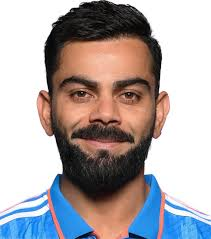
#> input picture test/India Men's Cricket Team - Virat Kohli ....jpg, 211 x 239 px
$ jupyter execute --allow-errors person_classifier_model.ipynb   (shell and % lines are left out)
#> lines starting #> are read from the running program, lines starting #| are printed output that depends on the picture; after the words box and inside, x2 and y2 are one past the last pixel; in counts of white or black regions, pixels touching at a corner belong together
[cell 1]
import numpy as np
import cv2
import matplotlib
from matplotlib import pyplot as plt

[cell 2]
img = cv2.imread("test/India Men's Cricket Team - Virat Kohli ....jpg")
#> img is the input picture: shape (239, 211, 3); mean B, G, R 168.5, 166.9, 173.8
img.shape
gray = cv2.cvtColor(img, cv2.COLOR_BGR2GRAY)
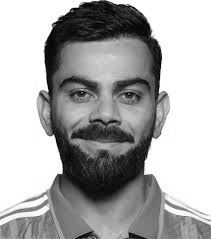
#> gray: shape (239, 211); min 0, max 255, mean 169.2
face_cascade = cv2.CascadeClassifier('./opencv/haarcascades/haarcascade_frontalface_default.xml')
eye_cascade = cv2.CascadeClassifier('./opencv/haarcascades/haarcascade_eye.xml')

faces = face_cascade.detectMultiScale(gray, 1.3, 5)
#> faces = [[40, 40, 131, 131]]
faces
(x,y,w,h) = faces[0]
#> x = 40; y = 40; w = 131; h = 131
x,y,w,h
face_img = cv2.rectangle(img,(x,y),(x+w,y+h),(255,0,0),2)
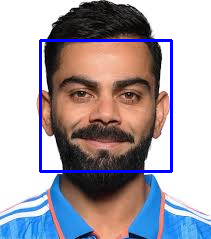
#> face_img: shape (239, 211, 3); mean B, G, R 171.2, 161.5, 168.1
plt.imshow(face_img)

[cell 3]
cv2.destroyAllWindows()
for (x,y,w,h) in faces:
    face_img = cv2.rectangle(img,(x,y),(x+w,y+h),(255,0,0),2)
    roi_gray = gray[y:y+h, x:x+w]
    roi_color = face_img[y:y+h, x:x+w]
    eyes = eye_cascade.detectMultiScale(roi_gray)
    for (ex,ey,ew,eh) in eyes:
        cv2.rectangle(roi_color,(ex,ey),(ex+ew,ey+eh),(0,255,0),2)
#> this loop made 1 pass
#> (x, y, w, h, eyes) on pass 1: (40, 40, 131, 131, [[27, 41, 26, 26], [73, 40, 30, 30], [19, 25, 47, 47]])
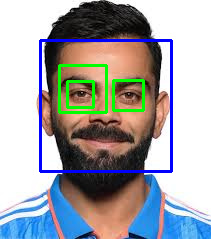
#> img: shape (239, 211, 3); 2.43% of pixels changed, all inside (x1, y1, x2, y2) = (58, 64, 145, 114)
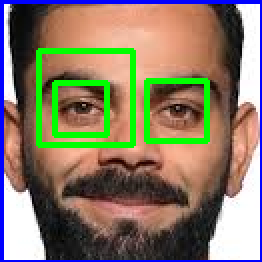
#> roi_color: shape (131, 131, 3) (shown 2 times larger); mean B, G, R 103, 122.9, 135.3


plt.figure()
plt.imshow(face_img, cmap='gray')
plt.show()
plt.imshow(roi_color, cmap='gray')
cropped_img = np.array(roi_color)
cropped_img.shape
#> Out = (131, 131, 3)

[cell 4]
import cv2
import matplotlib.pyplot as plt

def get_cropped_image_if_2_eyes(image_path):
    img = cv2.imread(image_path)

    if img is None:
        print(f"Error: Could not read image at {image_path}")
        return None

    gray = cv2.cvtColor(img, cv2.COLOR_BGR2GRAY)
    faces = face_cascade.detectMultiScale(gray, 1.3, 5)

    print(f"Detected {len(faces)} faces")

    for (x, y, w, h) in faces:
        roi_gray = gray[y:y+h, x:x+w]
        roi_color = img[y:y+h, x:x+w]
        eyes = eye_cascade.detectMultiScale(roi_gray)

        print(f"Detected {len(eyes)} eyes")

        if len(eyes) >= 2:
            return roi_color

    print("No valid face with two eyes found.")
    return None


# Read original image
original_image = cv2.imread("test/India Men's Cricket Team - Virat Kohli ....jpg")

if original_image is not None:
    plt.imshow(cv2.cvtColor(original_image, cv2.COLOR_BGR2RGB))
    plt.title("Original Image")
    plt.show()
else:
    print("Error: Could not load original image.")

# Get cropped image
cropped_image = get_cropped_image_if_2_eyes("test/India Men's Cricket Team - Virat Kohli ....jpg")
#> in get_cropped_image_if_2_eyes, `faces = face_cascade.detectMultiScale(gray, 1.3, 5)`: faces = [[40, 40, 131, 131]]
#| Detected 1 faces
#> the loop in get_cropped_image_if_2_eyes, `for (x, y, w, h) in faces:` made 1 pass
#| Detected 3 eyes

# Show cropped image only if it is not None
if cropped_image is not None:
    plt.imshow(cv2.cvtColor(cropped_image, cv2.COLOR_BGR2RGB))
    plt.title("Cropped Image")
    plt.show()
else:
    print("No cropped image available.")


org_image_obstructed = cv2.imread('test/Virat Kohli Career _ Cricket News ....jpg')
#> (the rest of this cell did not finish here and is left out)

[cell 5]
path_to_data = "./dataset/"
path_to_cr_data = "./dataset/cropped/"
import os
img_dirs = []
for entry in os.scandir(path_to_data):
    if entry.is_dir():
        img_dirs.append(entry.path)

print(img_dirs)

import shutil
if os.path.exists(path_to_cr_data):
     shutil.rmtree(path_to_cr_data)
os.mkdir(path_to_cr_data)
cropped_image_dirs = []
celebrity_file_names_dict = {}
for img_dir in img_dirs:
    count = 1
    celebrity_name = img_dir.split('/')[-1]
    print(celebrity_name)
    celebrity_file_names_dict[celebrity_name] = []
    for entry in os.scandir(img_dir):
        roi_color = get_cropped_image_if_2_eyes(entry.path)
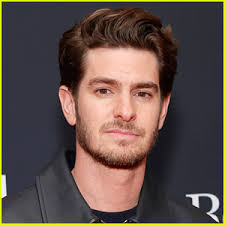
#> input picture dataset/andrew garfield/Andrew Garfield Confirms Only 1 Fact ....jpg, 225 x 225 px
#> in get_cropped_image_if_2_eyes, img is the input picture: shape (225, 225, 3); mean B, G, R 72, 78.2, 94.1
#> in get_cropped_image_if_2_eyes (call 2), `gray = cv2.cvtColor(img, cv2.COLOR_BGR2GRAY)`:
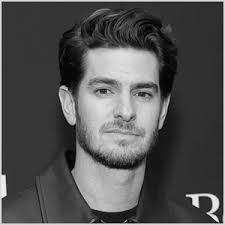
#> gray: shape (225, 225); min 0, max 253, mean 82.2
#> in get_cropped_image_if_2_eyes (call 2), `faces = face_cascade.detectMultiScale(gray, 1.3, 5)`: faces = [[71, 51, 106, 106]]
#| Detected 1 faces
#> the loop in get_cropped_image_if_2_eyes, `for (x, y, w, h) in faces:` made 1 pass
#> (x, y, w, h, eyes) on pass 1: (71, 51, 106, 106, [[17, 25, 28, 28], [59, 32, 25, 25]])
#| Detected 2 eyes
#> pass 1, in get_cropped_image_if_2_eyes (call 2), `roi_gray = gray[y:y+h, x:x+w]`:
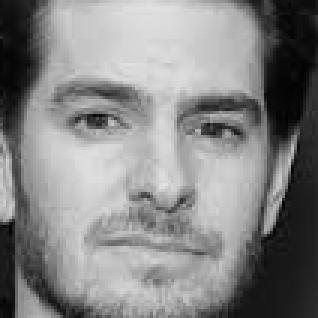
#> roi_gray: shape (106, 106) (shown 3 times larger); min 1, max 227, mean 133.2
#> pass 1, in get_cropped_image_if_2_eyes (call 2), `roi_color = img[y:y+h, x:x+w]`:
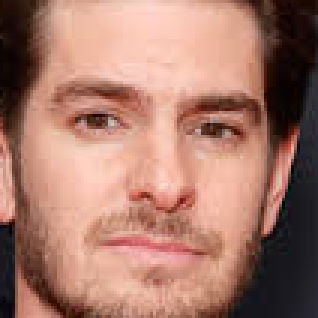
#> roi_color: shape (106, 106, 3) (shown 3 times larger); mean B, G, R 107.2, 121.3, 166.5
        if roi_color is not None:
            cropped_folder = path_to_cr_data + celebrity_name
            if not os.path.exists(cropped_folder):
                os.makedirs(cropped_folder)
                cropped_image_dirs.append(cropped_folder)
                print("Generating cropped images in folder: ",cropped_folder)
            cropped_file_name = celebrity_name + str(count) + ".png"
            cropped_file_path = cropped_folder + "/" + cropped_file_name
            cv2.imwrite(cropped_file_path, roi_color)
            celebrity_file_names_dict[celebrity_name].append(cropped_file_path)
            count += 1

[cell 6]
celebrity_file_names_dict = {}
print(cropped_image_dirs)
for img_dir in cropped_image_dirs:
    celebrity_name = img_dir.split('/')[-1]
    file_list = []
    for entry in os.scandir(img_dir):
        file_list.append(entry.path)
    celebrity_file_names_dict[celebrity_name] = file_list
celebrity_file_names_dict

[cell 7]
import numpy as np
import pywt
import cv2

def w2d(img, mode='haar', level=1):
#> called with mode = 'db1', level = 5
    imArray = img
    #Datatype conversions
    #convert to grayscale
    imArray = cv2.cvtColor( imArray,cv2.COLOR_RGB2GRAY )
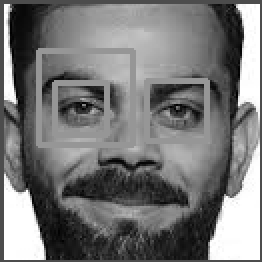
#> imArray: shape (131, 131) (shown 2 times larger); min 0, max 255, mean 118.4
    #convert to float
    imArray =  np.float32(imArray)
    imArray /= 255;
    # compute coefficients
    coeffs=pywt.wavedec2(imArray, mode, level=level)

    #Process Coefficients
    coeffs_H=list(coeffs)
    coeffs_H[0] *= 0;

    # reconstruction
    imArray_H=pywt.waverec2(coeffs_H, mode);
    imArray_H *= 255;
    imArray_H =  np.uint8(imArray_H)
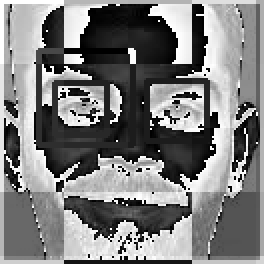
#> imArray_H: shape (132, 132) (shown 2 times larger); min 0, max 255, mean 124.6

    return imArray_H
im_har = w2d(cropped_img,'db1',5)
plt.imshow(im_har, cmap='gray')

[cell 8]
class_dict = {}
count = 0
for celebrity_name in celebrity_file_names_dict.keys():
    class_dict[celebrity_name] = count
    count = count + 1
#> this loop made 0 passes
#> after the loop, class_dict = 0 items; count = 0
class_dict
X, y = [], []
for celebrity_name, training_files in celebrity_file_names_dict.items():
    for training_image in training_files:
        img = cv2.imread(training_image)
        scalled_raw_img = cv2.resize(img, (32, 32))
        img_har = w2d(img,'db1',5)
        scalled_img_har = cv2.resize(img_har, (32, 32))
        combined_img = np.vstack((scalled_raw_img.reshape(32*32*3,1),scalled_img_har.reshape(32*32,1)))
        X.append(combined_img)
        y.append(class_dict[celebrity_name])
#> (the rest of this cell did not finish here and is left out)
